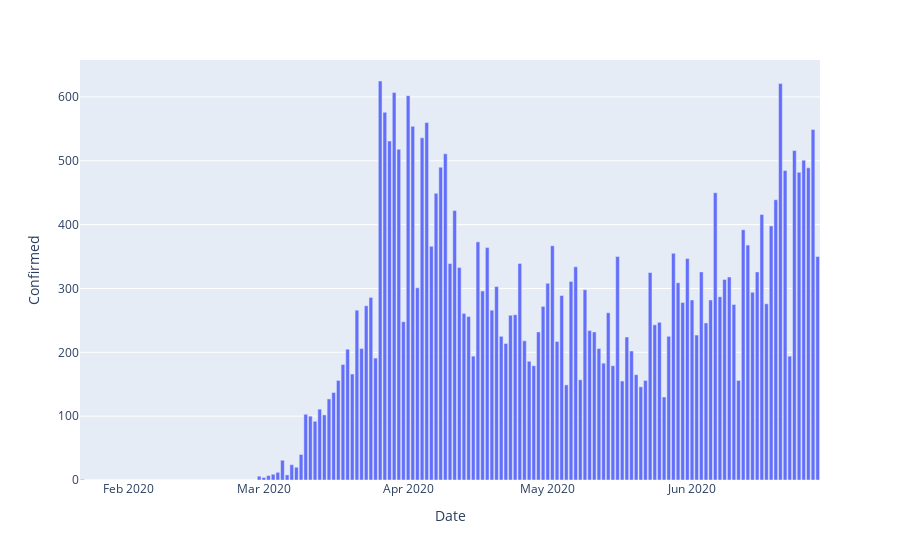

The notebook cell saved with this chart:
### Code cell
import plotly.express as px
fig = px.bar(confirmed_and_deaths_states.loc[confirmed_and_deaths_states['State'] == 'Washington'], x='Date', y='Confirmed')
fig.show()

### Figure 1 — Plotly figure (JSON) as saved in the notebook; plotly's stock layout.template omitted (floating-point values rounded to 4 significant figures; data arrays with more than 128 entries replaced by an {"elided": "..."} marker saying what was removed)
{"data": [{"alignmentgroup": "True", "hovertemplate": "Date=%{x}<br>Confirmed=%{y}<extra></extra>", "legendgroup": "", "marker": {"color": "#636efa"}, "name": "", "offsetgroup": "", "orientation": "v", "showlegend": false, "textposition": "auto", "type": "bar", "x": {"elided": "159 str values"}, "xaxis": "x", "y": {"elided": "159 int values"}, "yaxis": "y"}], "layout": {"barmode": "relative", "legend": {"tracegroupgap": 0}, "margin": {"t": 60}, "xaxis": {"anchor": "y", "domain": [0, 1], "title": {"text": "Date"}}, "yaxis": {"anchor": "x", "domain": [0, 1], "title": {"text": "Confirmed"}}}}
